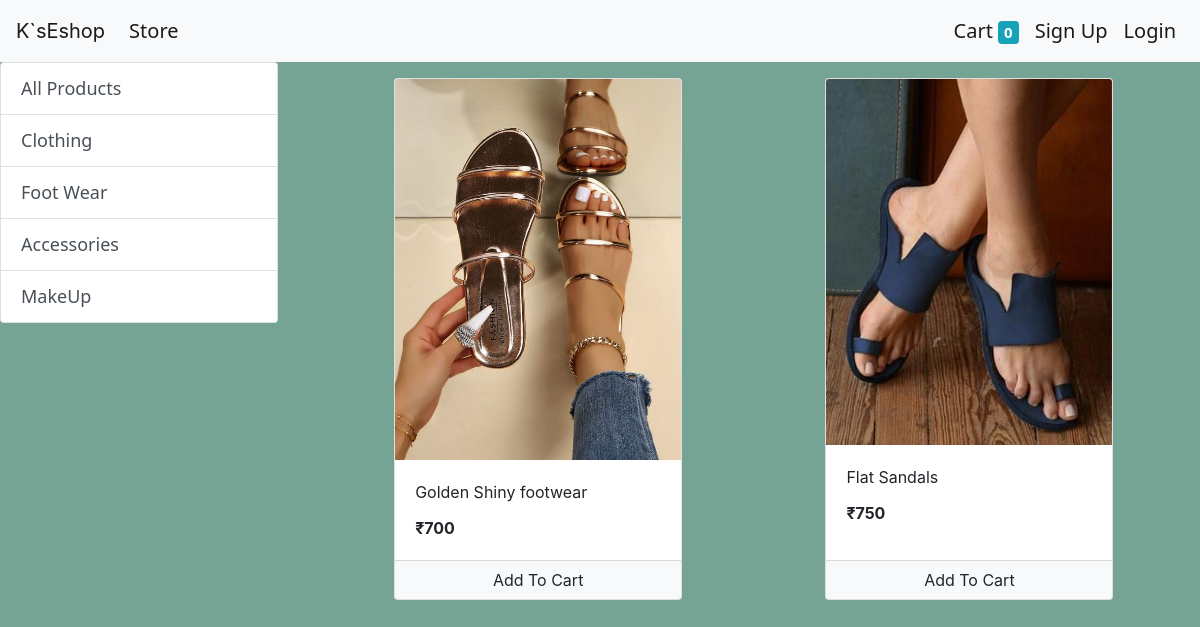
The app's page /?category=2 with its own data.
### store/models/category.py (models this page shows, shortened)
class Category(models.Model):
    name = models.CharField(max_length=20)
    @staticmethod
    def get_all_categories():
        return Category.objects.all()

### store/models/product.py (models this page shows, shortened)
class Product(models.Model):
    name = models.CharField(max_length=50)
    price = models.IntegerField(default=0)
    description = models.CharField(max_length=200, default='' , null=True , blank=True)
    image = models.ImageField(upload_to='uploads/products/')
    category = models.ForeignKey(Category , on_delete = models.CASCADE,default=1)
    @staticmethod
    def get_all_products_by_category_id(category_id):
        if category_id:
            return Product.objects.filter(category=category_id)
        else:
            return Product.objects.all()

### store/views/home.py (the view, shortened to what this page needs)
# urls.py: path('',home.Index.as_view(),name='homepage'),
class Index(View):
	def get(self,request):
		cart=request.session.get('cart')
		customer_name = request.session.get('customer.name')
		if not cart:
			request.session['cart']={}
		products = None
		categories = Category.get_all_categories()
		categoryId = request.GET.get('category')
		if categoryId:
			products = Product.get_all_products_by_category_id(categoryId)
		else:
			products = Product.get_all_products()
		data={}
		data['products']=products
		data['categories']=categories
		data['customer_name'] = customer_name
		return render(request, 'index.html',data)

### store/templatetags/cart.py (called while the page is built)
@register.filter(name='is_in_cart')
def is_in_cart(product ,cart):
    keys=cart.keys()
    for id in keys:
        if int(id) == product.id:
            return True
    return False

### store/templatetags/custom_filters.py (called while the page is built)
@register.filter(name='currency')
def currency(number):
    return "₹"+str(number)

### store/templates/index.html (shortened to what this page needs)
{% extends 'base.html' %}
    {% block content %}
{% load cart %}
{% load custom_filters %}
    <div class='row'>
        <div class='col-lg-3 mx-auto'>
            <div class="list-group">
                <a href="/" class="list-group-item list-group-item-action">All Products</a>
                {% for category in categories %}
                <a href="/?category={{category.id}}" class="list-group-item list-group-item-action">{{category.name}}</a>
                {% endfor %}
              </div>
        </div>
        <div id='products' class='col-lg-9 mx-auto'>
            <div class="container-fluid mt-3">
                <div class="row mx-auto">
                  {% for product in products %}
                  <div class="card mx-auto" id="{{product.id}}" style="width: 18rem">
                    <img src="{{product.image.url}}" class="card-img-top" alt="..." />
                    <div class="card-body">
                      <p class="card-title">{{product.name}}</p>
                      <p class="card-text"><b>{{product.price|currency}}</b></p>
                    </div>
                    <div class="card-footer p-0 ">
                      {% if product|is_in_cart:request.session.cart %}
                      <div class="row no-gutters">
                        <form action="/#{{product.id}}" class="col-2" method="POST">
                          {% csrf_token %}
                      <input  hidden type="text" name="product" value="{{product.id}}">
                      <input  hidden type="text" name="remove" value="True">
                        <input type="submit" value=" - " class=" btn btn-block btn-secondary">
                      </form>
                        <div class="text-center col">{{product|cart_quantity:request.session.cart}} in Cart</div>
                        <form action="/#{{product.id}}" class="col-2" method="POST">
                          {% csrf_token %}
                      <input  hidden type="text" name="product" value="{{product.id}}">
                        <input type="submit" value=" + " class=" btn btn-block btn-secondary">
                      </form>
                      </div>
                      {% else %}
                    <form action="/#{{product.id}}" method="POST" class="btn-block">
                      <input type="submit" class="float-right btn btn-light  form-control" value="Add To Cart">
                    </form>
                    {% endif %}
                  </div>
                  </div>
                  {% endfor %}
                </div>
              </div>
        </div>
    </div>
    {% endblock %}

### store/static/css/styles.css (style rules this page uses)
body { background-color:rgb(117, 163, 148); }
.list-group a { font-size: 18px; font-family: sans; }

### records on screen
Category: name "Clothing"
Category: name "Foot Wear"
Category: name "Accessories"
Category: name "MakeUp"
Product: image (picture), name "Golden Shiny footwear", price "₹700"
Product: image (picture), name "Flat Sandals", price "₹750"

### other values on screen
{{ request.session.cart.keys|length }} "0"
